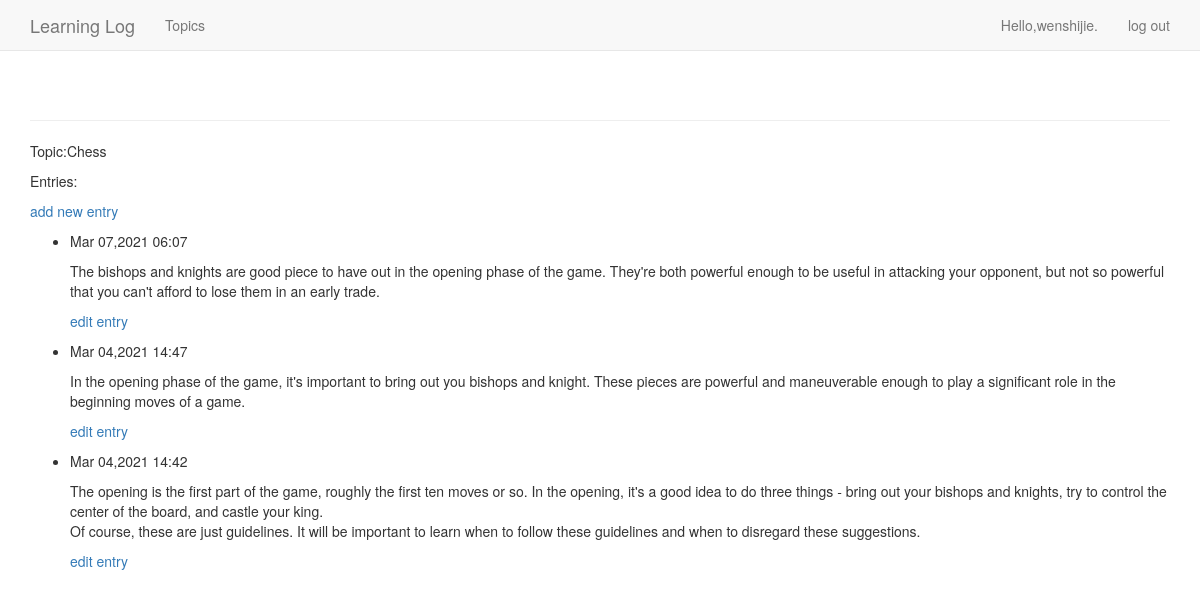
The page /topics/1/ (signed in) on the database its author committed.
### learning_logs/models.py (models this page shows, shortened)
class Topic(models.Model):
    text = models.CharField(max_length=200)
    date_added = models.DateTimeField(auto_now_add=True)
    owner = models.ForeignKey(User,on_delete=models.CASCADE)
    def __str__(self):
        return self.text

class Entry(models.Model):
    topic = models.ForeignKey(Topic, on_delete=models.CASCADE)
    text = models.TextField()
    date_added = models.DateTimeField(auto_now_add=True)
    class Meta:
        verbose_name_plural = 'entries'

### learning_logs/views.py (the view)
# urls.py: path('topics/<int:topic_id>/', views.topic, name='topic'),
@login_required
def topic(request, topic_id):
    topic = Topic.objects.get(id=topic_id)
    if topic.owner != request.user:
        raise Http404
    entries = topic.entry_set.order_by('-date_added')
    context = {'topic': topic, 'entries': entries}
    return render(request, 'learning_logs/topic.html', context)

### learning_logs/templates/learning_logs/topic.html (shortened to what this page needs)
<!DOCTYPE html>
<html lang="en">
<head>
</head>
<body>
{% extends 'learning_logs/base.html' %}
{% block content%}
    <p>Topic:{{ topic }}</p>
    <p> Entries:</p>
    <p>
    <a href="{% url 'learning_logs:new_entry' topic.id %}"> add new entry</a>
    </p>
    <ul>
    {% for entry in entries %}
    <li>
        <p>{{ entry.date_added| date:'M d,Y H:i' }}</p>
        <p>{{ entry.text| linebreaks }}</p>
        <P>
            <a href="{% url 'learning_logs:edit_entry' entry.id %}">edit entry</a>
        </P>
    </li>
    {% empty %}
    <li>
        There are no entries for this topic yet.
    </li>
    {% endfor %}
    </ul>
{% endblock content %}

### learning_logs/templates/learning_logs/base.html (shortened to what this page needs)
{% load bootstrap3 %}
<!DOCTYPE html>
<html lang="en">
<head>
    {% bootstrap_css %}
</head>
<body>
<nav class="navbar navbar-default navbar-static-top">
    <div class="container">
        <div class="navbar-header">
        <a class="navbar-brand" href="{% url 'learning_logs:index' %}">Learning Log</a>
        </div>
        <div id="navbar" class="navbar-collapse collapse">
            <ul class="nav navbar-nav">
                <li><a href="{% url 'learning_logs:topics' %}">Topics</a> </li>
            </ul>
            <ul class="nav navbar-nav navbar-right">
                {% if user.is_authenticated %}
                    <li><a>Hello,{{ user.username }}.</a></li>
                    <li><a href="{% url 'users:logout' %}">log out</a> </li>
                {% else %}
                    <li><a href="{% url 'users:register' %}">register</a> </li>
                    <li><a href="{% url 'users:login' %}">log in</a> </li>
                {% endif %}
            </ul>
        </div>
    </div>
</nav>
<div class="container">
    <div class="page-header">
    </div>
    <div>
        {% block content %}
        {% endblock content %}
    </div>
</div>
</body>
</html>

### rows shown on the page
Topic: text "Chess"
Entry: date_added "Mar 07,2021 06:07", text "The bishops and knights are good piece to have out in the opening phase of the game. They're both powerful enough to be useful in attacking your opponent, but not so powerful that you can't afford to lose them in an early trade."
Entry: date_added "Mar 04,2021 14:47", text "In the opening phase of the game, it's important to bring out you bishops and knight. These pieces are powerful and maneuverable enough to play a significant role in the beginning moves of a game."
Entry: date_added "Mar 04,2021 14:42", text "The opening is the first part of the game, roughly the first ten moves or so. In the opening, it's a good idea to do three things - bring out your bishops and knights, try to control the center of the board, and castle your king. Of course, these are just guidelines. It will be important to learn when to follow these guidelines and when to disregard these suggestions."

### other values the page prints
{{ user.username }} "wenshijie"
